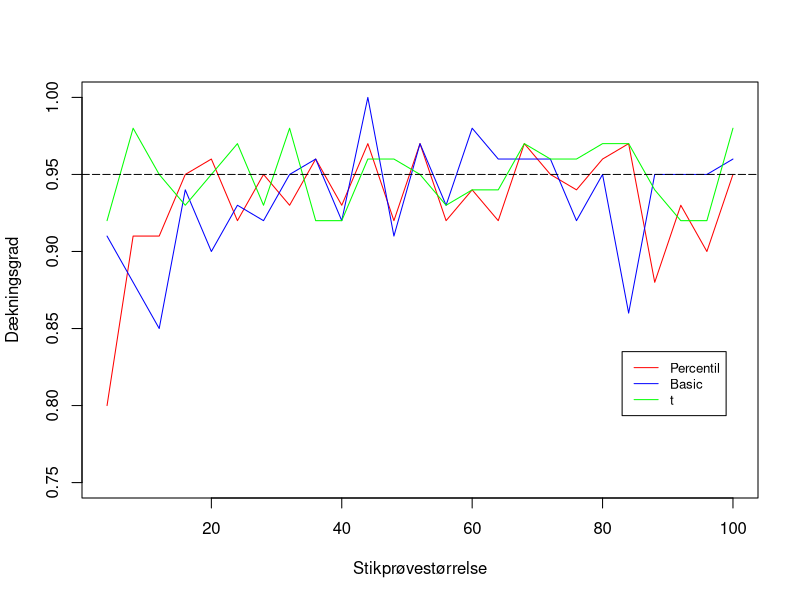

This figure's R source:
## ---- chunk 1
data <- rnorm(100, mean = 0, sd = 1) # Tilfældig stikprøve

n <- length(data)
B <- 10000 # Bootstrap-repetitioner

bootstrap_fordeling <- replicate(B, {
  x <- mean(sample(data, size = n, replace = TRUE))
}) # Bootstrap over middelværdien

SortedData <- sort(bootstrap_fordeling) # Bootstrap-fordelinger sorteret

## ---- chunk 2
KI_niveau <- 0.95 # Konfidensinterval
alpha <- 1-KI_niveau # Benyttes til percentilerne

IndexLower <- round(B * alpha/2) # Nedre percentil
IndexUpper <- round(B * (1-alpha/2)) # Øvre percentil

KI_Percentil <- c(Lower = SortedData[IndexLower], Upper = SortedData[IndexUpper])
  # Konfidensinterval vha. percentiler

KI_Percentil
## ---- chunk 3
theta_hat <- mean(data)

KI_Basic <- c(Lower = 2*theta_hat-SortedData[IndexUpper],
              Upper = 2*theta_hat-SortedData[IndexLower])

KI_Basic
## ---- chunk 4
tLower <- (SortedData[IndexUpper]-theta_hat) /
  (sd(bootstrap_fordeling)) # SD udregner standardfejl
tUpper <- (SortedData[IndexLower]-theta_hat) /
  (sd(bootstrap_fordeling)) # SD udregner standardfejl

KI_T <- c(Lower = theta_hat - tLower * (sd(data)/sqrt(n)),
               Upper = theta_hat - tUpper * (sd(data)/sqrt(n)))
KI_T
## ---- chunk 5
library(boot)
## ---- chunk 6
meanFunc <- function(d, i) 
{    m <- mean(d$data[i])
     n <- length(i)
     v <- (n-1)*var(d$data[i])/n^2
     c(m, v)
}
sand_middel <- 0 #Sand middelværdi
## ---- chunk 7
matriks_p <- matrix(ncol = 25, nrow = 100)
vector_p <- c()
for(n in seq(4, 100, 4)){
  res <- replicate(100,{
    stik <- data.frame(data = rnorm(n))
    boot_stik <- boot(stik, statistic = meanFunc, 100)
    interval_perc <- suppressWarnings(boot.ci(boot_stik,
                                      type = c("perc"))$percent[4:5])
    tf <- interval_perc[1]<=sand_middel &
      interval_perc[2]>=sand_middel
  })
  matriks_p[,n/4] <- res
  vector_p <- append(vector_p, mean(matriks_p[,n/4]))
}
## ---- chunk 8
matriks_b <- matrix(ncol = 25, nrow = 100)
vector_b <- c()
for(n in seq(4, 100, 4)){
  res <- replicate(100,{
    stik <- data.frame(data = rnorm(n))
    boot_stik <- boot(stik, statistic = meanFunc, 100)
    interval_basic <- suppressWarnings(boot.ci(boot_stik,
                                       type = c("basic"))$basic[4:5])
    tf <- interval_basic[1]<=sand_middel &
      interval_basic[2]>=sand_middel
  })
  matriks_b[,n/4] <- res
  vector_b <- append(vector_b, mean(matriks_b[,n/4]))
}
## ---- chunk 9
matriks_t <- matrix(ncol = 25, nrow = 100)
vector_t <- c()
for(n in seq(4, 100, 4)){
  res <- replicate(100,{
    stik <- data.frame(data = rnorm(n))
    boot_stik <- boot(stik, statistic = meanFunc, 100)
    interval_t <- boot.ci(boot_stik, type = c("stud"))$student[4:5]
    tf <- interval_t[1]<=sand_middel &
      interval_t[2]>=sand_middel
  })
  matriks_t[,n/4] <- res
  vector_t <- append(vector_t, mean(matriks_t[,n/4]))
}
## ---- chunk 10
x <- seq(4, 100, 4)
plot(x, vector_p, type="l", col="red", ylab = "Dækningsgrad",
     xlab = "Stikprøvestørrelse", ylim = c(0.75, 1))
lines(x, vector_b, type="l", col="blue")
lines(x, vector_t, type="l", col="green")
abline(h=0.95, lty=5, col="black")
legend(83, 0.835, legend=c("Percentil", "Basic", "t"),
       col=c("red", "blue", "green"), lty=c(1,1,1), cex=0.8)
